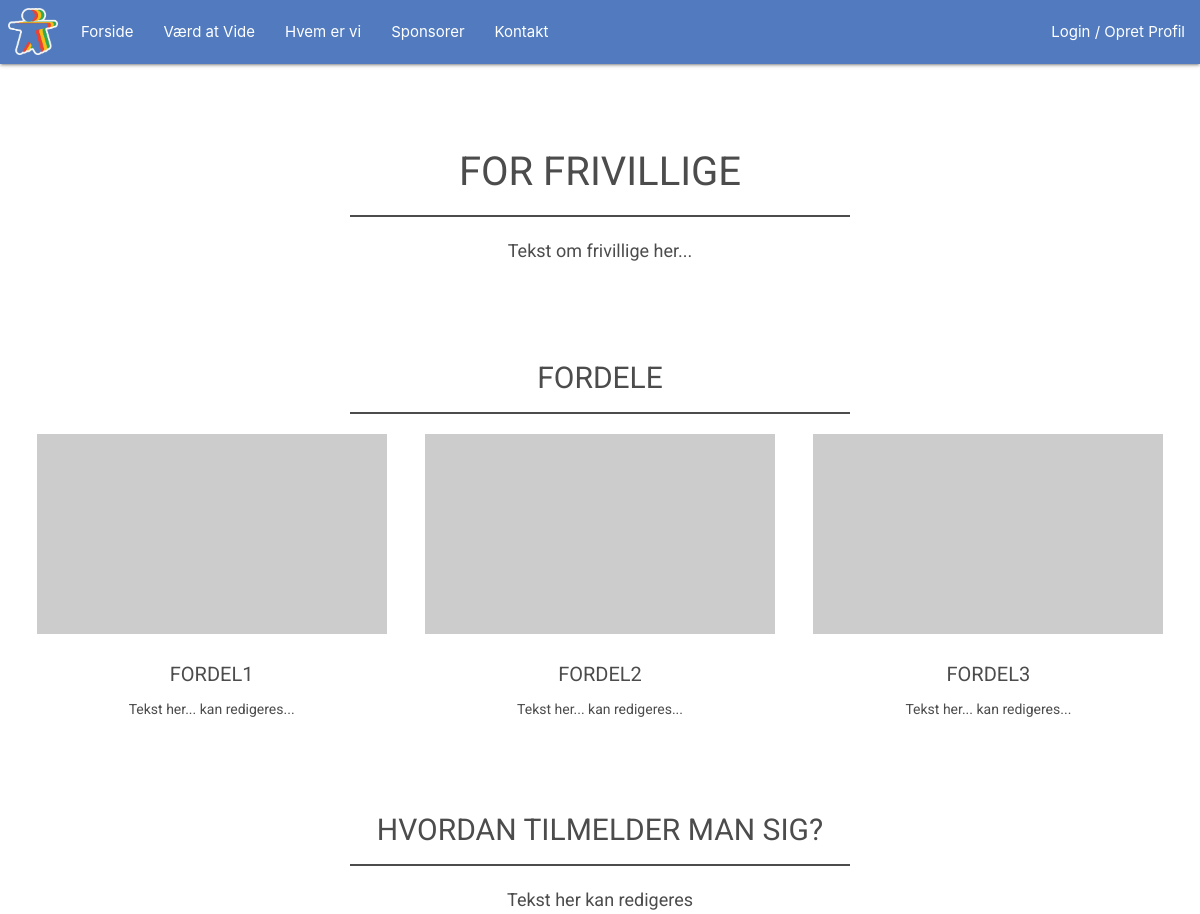
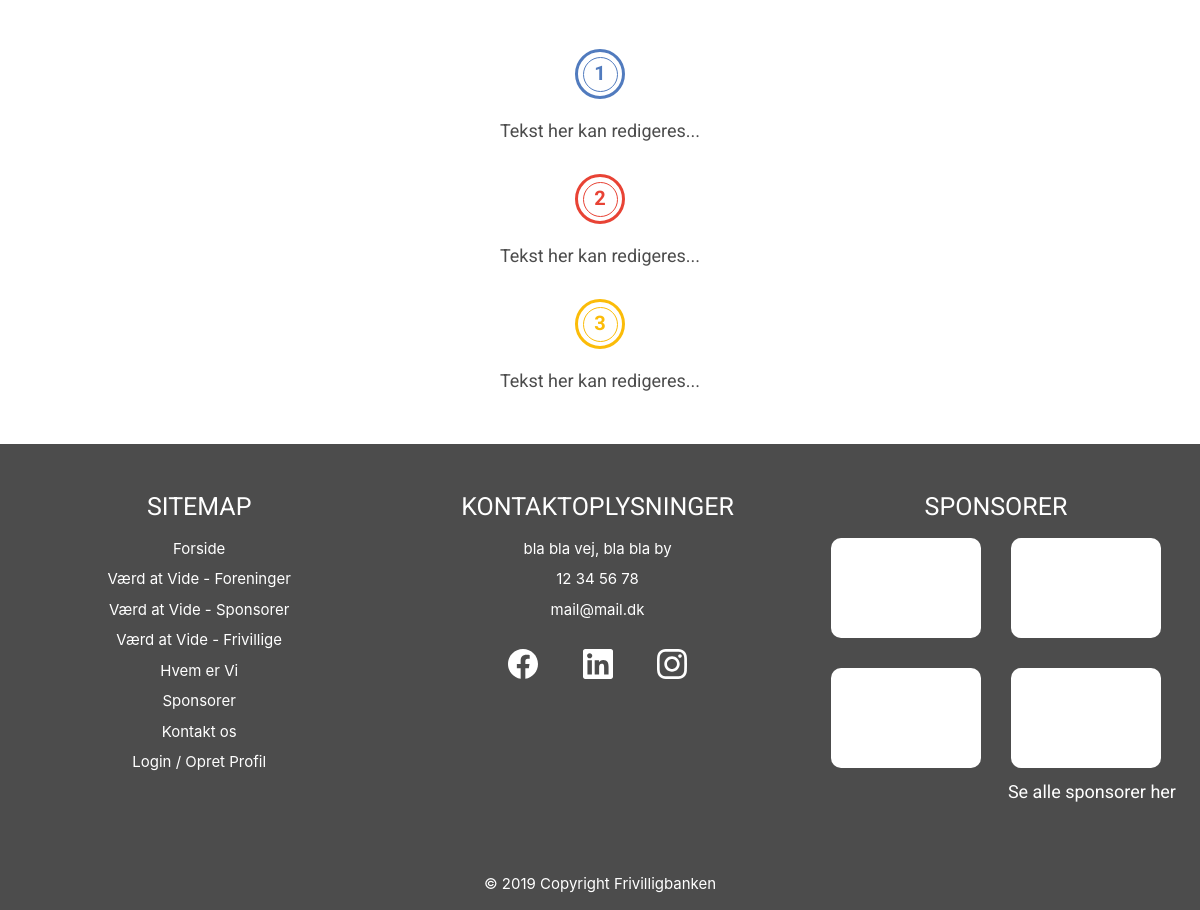
Screenshot of /for_frivillige with the database file from the repository (2 pictures, top to bottom).
### tables this page shows
CREATE TABLE textfield (
    TextFieldID INT NOT NULL AUTO_INCREMENT PRIMARY KEY,
    Page VARCHAR(255),
    FieldName VARCHAR(255),
    FieldContent VARCHAR(5000)
);

CREATE TABLE sponsor (
    SponsorID INT NOT NULL AUTO_INCREMENT PRIMARY KEY,
    SponsorName VARCHAR(255),
    SponsorCVR VARCHAR(8),
    SponsorEmail VARCHAR(255),
    Address VARCHAR(255),
    City VARCHAR(255),
    PostalCode VARCHAR(4),
    Phone VARCHAR(8),
    Website VARCHAR(255),
    SponsorPic VARCHAR(255),
    Status VARCHAR(50),
    AreaID INT
);

### view/frontend/forVolunteers.php (the view)
<?php
require_once("view/frontend/includes/header.php");
$dbCon = dbCon($user, $pass);
$query = $dbCon->prepare("SELECT * FROM `textField` WHERE TextFieldID = 5");
$query->execute();
$getvolunteertext = $query->fetch();
$dbCon = dbCon($user, $pass);
$query = $dbCon->prepare("SELECT * FROM `textField` WHERE TextFieldID = 22");
$query->execute();
$getvolunteertext2 = $query->fetch();
$dbCon = dbCon($user, $pass);
$query = $dbCon->prepare("SELECT * FROM `textField` WHERE TextFieldID = 23");
$query->execute();
$getvolunteertext3 = $query->fetch();
$dbCon = dbCon($user, $pass);
$query = $dbCon->prepare("SELECT * FROM `textField` WHERE TextFieldID = 24");
$query->execute();
$getvolunteertext4 = $query->fetch();
$dbCon = dbCon($user, $pass);
$query = $dbCon->prepare("SELECT * FROM `textField` WHERE TextFieldID = 25");
$query->execute();
$getvolunteertext5 = $query->fetch();
$dbCon = dbCon($user, $pass);
$query = $dbCon->prepare("SELECT * FROM `textField` WHERE TextFieldID = 26");
$query->execute();
$getvolunteertext6 = $query->fetch();
$dbCon = dbCon($user, $pass);
$query = $dbCon->prepare("SELECT * FROM `textField` WHERE TextFieldID = 27");
$query->execute();
$getvolunteertext7 = $query->fetch();
$dbCon = dbCon($user, $pass);
$query = $dbCon->prepare("SELECT * FROM `textField` WHERE TextFieldID = 28");
$query->execute();
$getvolunteertext8 = $query->fetch();
$dbCon = dbCon($user, $pass);
$query = $dbCon->prepare("SELECT * FROM `imageField` WHERE ImageID = 9");
$query->execute();
$getimage1 = $query->fetch();
$dbCon = dbCon($user, $pass);
$query = $dbCon->prepare("SELECT * FROM `imageField` WHERE ImageID = 10");
$query->execute();
$getimage2 = $query->fetch();
$dbCon = dbCon($user, $pass);
$query = $dbCon->prepare("SELECT * FROM `imageField` WHERE ImageID = 11");
$query->execute();
$getimage3 = $query->fetch();
?>
    <link rel="stylesheet" href="/view/frontend/css/threeInOne.style.css">
    <div id="info-section1">
        <div id="info-section1-content">
            <h2><h2><?php echo $getvolunteertext['FieldName'] ?></h2></h2>
            <div id="line"></div>
            <p id="info-text">
                <?php
                echo $getvolunteertext['FieldContent']
                ?>
            </p>
        </div>
    </div>
    <div id="info-section2">
        <div id="info-section2-content">
            <h3>FORDELE</h3>
            <div id="line"></div>
            <div id="info-section-info">
                <div id="info1">
                    <img src="<?php echo $getimage1['Image'] ?>" alt="">
                    <h4><?php echo $getvolunteertext2['FieldName'] ?></h4>
                    <p><?php echo $getvolunteertext2['FieldContent'] ?></p>
                </div>
                <div id="info2">
                    <img src="<?php echo $getimage2['Image'] ?>" alt="">
                    <h4><?php echo $getvolunteertext3['FieldName'] ?></h4>
                    <p><?php echo $getvolunteertext3['FieldContent'] ?></p>
                </div>
                <div id="info3">
                    <img src="<?php echo $getimage3['Image'] ?>" alt="">
                    <h4><?php echo $getvolunteertext4['FieldName'] ?></h4>
                    <p><?php echo $getvolunteertext4['FieldContent'] ?></p>
                </div>
            </div>
        </div>
    </div>
    <div id="info-section3">
        <div id="info-section3-content">
            <h3><?php echo $getvolunteertext5['FieldName'] ?></h3>
            <div id="line"></div>
            <p><?php echo $getvolunteertext5['FieldContent'] ?></p>
            <div id="step1-box">
                <div id="step-ring1"><div id="step-ring2"><p id="step-num">1</p></div></div>
                <p id="step-text"><?php echo $getvolunteertext6['FieldContent'] ?></p>
            </div>
            <div id="step2-box">
                <div id="step-ring1"><div id="step-ring2"><p id="step-num">2</p></div></div>
                <p id="step-text"><?php echo $getvolunteertext7['FieldContent'] ?></p>
            </div>
            <div id="step3-box">
                <div id="step-ring1"><div id="step-ring2"><p id="step-num">3</p></div></div>
                <p id="step-text"><?php echo $getvolunteertext8['FieldContent'] ?></p>
            </div>
        </div>
    </div>
<?php
require_once("view/frontend/includes/footer.php");
?>

### view/frontend/includes/footer.php (shortened to what this page needs)
<?php
$dbCon = dbCon($user, $pass);
$query = $dbCon->prepare("SELECT SponsorID, SponsorName, SponsorPic, Website FROM `sponsor` WHERE Status = 'Guld' LIMIT 6");
$query->execute();
$getsponsors = $query->fetchAll();
$dbCon = dbCon($user, $pass);
$query = $dbCon->prepare("SELECT * FROM textField WHERE TextFieldID = 32");
$query->execute();
$getaddress = $query->fetch();
$dbCon = dbCon($user, $pass);
$query = $dbCon->prepare("SELECT * FROM textField WHERE TextFieldID = 29");
$query->execute();
$getphone = $query->fetch();
$dbCon = dbCon($user, $pass);
$query = $dbCon->prepare("SELECT * FROM textField WHERE TextFieldID = 31");
$query->execute();
$getmail = $query->fetch();
$dbCon = dbCon($user, $pass);
$query = $dbCon->prepare("SELECT * FROM textField WHERE TextFieldID = 33");
$query->execute();
$getsocial1 = $query->fetch();
$dbCon = dbCon($user, $pass);
$query = $dbCon->prepare("SELECT * FROM textField WHERE TextFieldID = 34");
$query->execute();
$getsocial2 = $query->fetch();
$dbCon = dbCon($user, $pass);
$query = $dbCon->prepare("SELECT * FROM textField WHERE TextFieldID = 35");
$query->execute();
$getsocial3 = $query->fetch();
?>
<link rel="stylesheet" href="css/footer.style.css">
</div>
<footer class="page-footer">
    <div id="footer-content">
        <div id="footer-left">
            <h3>Sitemap</h3>
            <ul>
                <li><a href="/">Forside</a></li>
                <li><a href="/for_foreninger">Værd at Vide - Foreninger</a></li>
                <li><a href="/for_sponsorer">Værd at Vide - Sponsorer</a></li>
                <li><a href="/for_frivillige">Værd at Vide - Frivillige</a></li>
                <li><a href="/om">Hvem er Vi</a></li>
                <li><a href="/sponsorer">Sponsorer</a></li>
                <li><a href="/kontakt">Kontakt os</a></li>
                <li><a href="/login&opret">Login / Opret Profil</a></li>
            </ul>
        </div>
        <div id="footer-mid">
            <h3>Kontaktoplysninger</h3>
            <ul>
                <li><?php echo $getaddress['FieldContent'] ?></li>
                <li><?php echo $getphone['FieldContent'] ?></li>
                <li><?php echo $getmail['FieldContent'] ?></li>
                <li>
                    <a href="<?php echo "http://" . $getsocial1['FieldContent'] ?>"><img src="../../../images/icons/facebook.svg" alt=""></a>
                    <a href="<?php echo "http://" . $getsocial2['FieldContent'] ?>"><img src="../../../images/icons/linkedin.svg" alt=""></a>
                    <a href="<?php echo "http://" . $getsocial3['FieldContent'] ?>"><img src="../../../images/icons/instagram.svg" alt=""></a>
                </li>
            </ul>
        </div>
        <div id="footer-right">
            <h3>Sponsorer</h3>
            <div id="sponsor-highlight-box">
                <?php
                foreach($getsponsors as $sponsor)
                {
                    ?>
                    <a href="<?php echo "http://" . $sponsor['Website'] ?>">
                        <div id="sponsor-highlighted" style="background-image: url('<?php echo $sponsor['SponsorPic'] ?>')">
                        </div>
                    </a>
                    <?php
                }
                ?>
            </div>
            <a id="link-to-sponsor-page" href="/sponsorer"><p>Se alle sponsorer her</p></a>
        </div>
    </div>
    © 2019 Copyright Frivilligbanken
</footer>
</body>
</html>

### view/frontend/css/header.style.css (style rules this page uses)
h1, h2, h3, h4, p { color: #4C4C4C; font-family: 'Roboto', sans-serif; }
h1, h2 { text-transform: uppercase; }
p { font-size: 18px; }

### view/frontend/css/index.style.css (style rules this page uses)
h2 { font-size: 40px; }

### view/frontend/css/footer.style.css (style rules this page uses)
.page footer h1, .page-footer h2, .page-footer h3, .page-footer p { color: white; }
h3 { font-size: 25px; }
.page-footer { background-color: #517BBE; text-align: center; padding-bottom: 15px; }
#footer-content { display: flex; flex-wrap: wrap; }
#footer-left, #footer-mid, #footer-right { width: 30%; margin: 0 1.6% 50px 1.6%; }
#footer-left a { color: white; }
#footer-left ul li, #footer-mid ul li { margin-bottom: 8px; }
#footer-mid img { width: 30px; filter: invert(100%); margin: 20px; }
#sponsor-highlight-box { display: flex; flex-wrap: wrap; }
#sponsor-highlighted { background-color: white; background-position: center; background-repeat: no-repeat; background-size: cover; height: 100px; width: 150px; border-radius: 10px; margin: 0 15px 30px 15px; }
#link-to-sponsor-page p { margin-top: -20px; text-align: right; }

### view/frontend/css/threeInOne.style.css (style rules this page uses)
h3, h4 { text-transform: uppercase; }
#info-section1, #info-section2, #info-section3 { padding-top: 50px; text-align: center; }
#info-section1-content, #info-section2-content, #info-section3-content { max-width: 1250px; margin: auto; }
#info-section1 #line, #info-section2 #line, #info-section3 #line { width: 500px; height: 2px; background-color: #4C4C4C; margin: 0 auto 20px auto; }
#info-section2 h3, #info-section3 h3 { font-size: 30px; }
#info-section-info { display: flex; flex-wrap: wrap; justify-content: center; }
#info1, #info2, #info3 { width: 350px; margin: 0 1.6%; }
#info1 img, #info2 img, #info3 img { width: 350px; height: 200px; }
#info1 h4, #info2 h4, #info3 h4 { font-size: 20px; }
#info1 p, #info2 p, #info3 p { font-size: 14px; }
#info-section3 { margin-bottom: 50px; }
#step1-box { margin-top: 50px; }
#step1-box, #step2-box { margin-bottom: 30px; }
#step-ring1 { height: 50px; width: 50px; border: 3px solid; border-radius: 50px; margin: auto; }
#step-ring2 { height: 35px; width: 35px; border: 1px solid; border-radius: 50px; margin: 5px auto; }
#step-num { font-size: 20px; margin: 0; font-weight: bold; }
#step1-box #step-ring1, #step1-box #step-ring2 { border-color: #517BBE; }
#step1-box #step-num { color: #517BBE; }
#step2-box #step-ring1, #step2-box #step-ring2 { border-color: #E84335; }
#step2-box #step-num { color: #E84335; }
#step3-box #step-ring1, #step3-box #step-ring2 { border-color: #FBBC09; }
#step3-box #step-num { color: #FBBC09; }

### view/backend/css/footer.style.css (style rules this page uses)
.page-footer h1, .page-footer h2, .page-footer h3, .page-footer p { color: white; }
.page-footer { background-color: #4C4C4C; text-align: center; padding-bottom: 15px; }
#footer-content { display: flex; flex-wrap: wrap; }

### rows the page displays
textfield: FieldName "FOR FRIVILLIGE", FieldContent "Tekst om frivillige her..."
textfield: FieldName "FORDEL1", FieldContent "Tekst her... kan redigeres..."
textfield: FieldName "FORDEL2", FieldContent "Tekst her... kan redigeres..."
textfield: FieldName "FORDEL3", FieldContent "Tekst her... kan redigeres..."
textfield: FieldName "HVORDAN TILMELDER MAN SIG?", FieldContent "Tekst her kan redigeres"
textfield: FieldContent "Tekst her kan redigeres..."
textfield: FieldContent "Tekst her kan redigeres..."
textfield: FieldContent "Tekst her kan redigeres..."
textfield: FieldContent "bla bla vej, bla bla by"
textfield: FieldContent "12 34 56 78"
textfield: FieldContent "mail@mail.dk"
